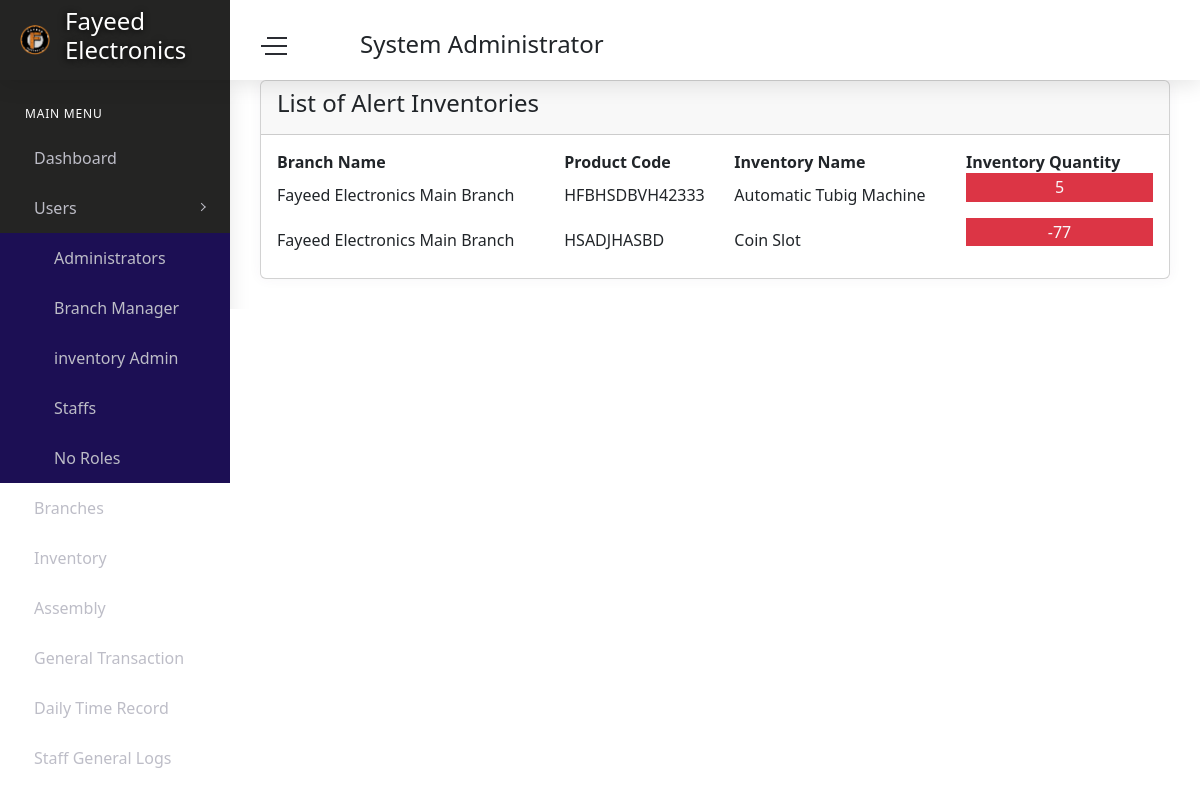
Page /admin/alertproduct.php (signed in) on the earlier database version.
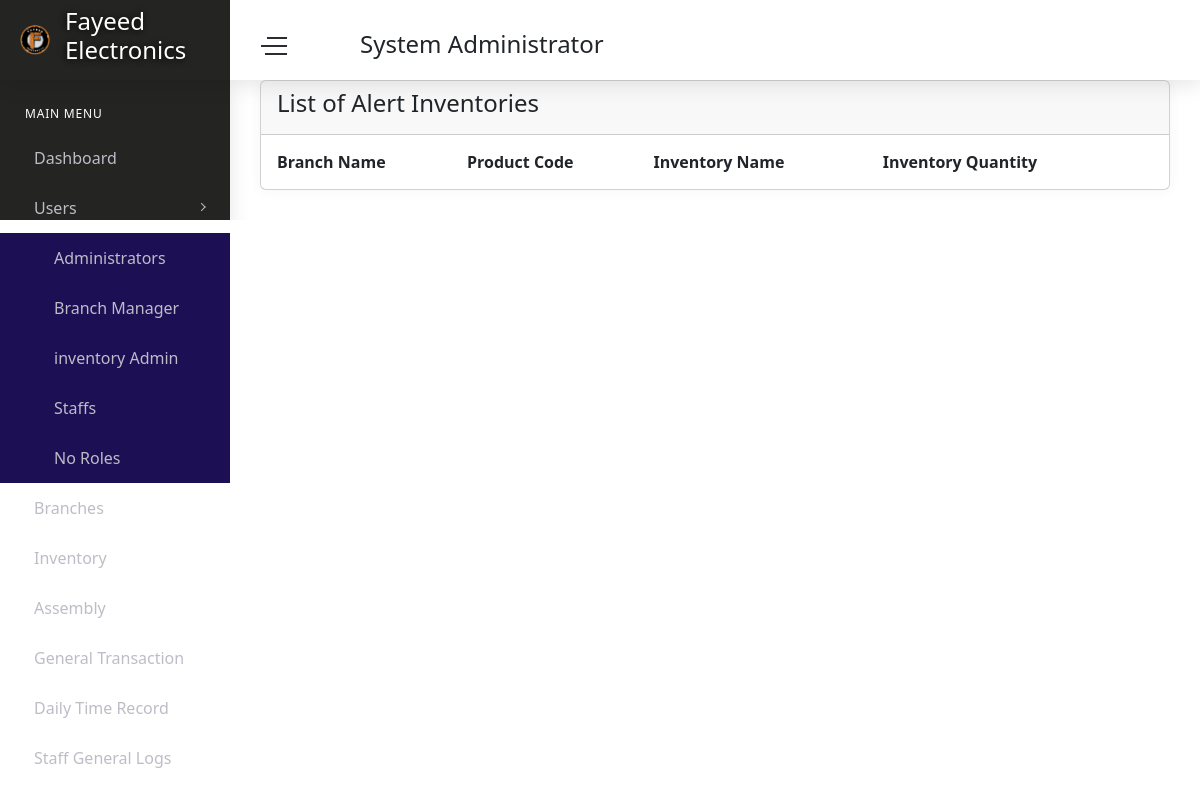
Same page on the later database version.
### tables this page shows
CREATE TABLE `inventory` (
  `inventoryId` int(11) NOT NULL,
  `usersID` int(11) NOT NULL,
  `branchID` int(11) NOT NULL,
  `inventory_picture` varchar(255) DEFAULT NULL,
  `inventoryName` varchar(50) NOT NULL,
  `inventoryDesc` varchar(100) NOT NULL,
  `inventoryQty` int(30) NOT NULL,
  `product_code` varchar(50) NOT NULL,
  `price` int(11) NOT NULL,
  `added_date` datetime NOT NULL DEFAULT current_timestamp(),
  `updated` datetime NOT NULL DEFAULT current_timestamp()
);

CREATE TABLE `branches` (
  `branchID` int(11) NOT NULL,
  `usersID` int(11) NOT NULL,
  `Branch_Name` varchar(100) NOT NULL,
  `Branch_Address` varchar(100) NOT NULL,
  `city` varchar(50) DEFAULT NULL,
  `Branch_Contact_number` varchar(20) NOT NULL,
  `DateCreated` varchar(50) NOT NULL,
  `branch_email` varchar(50) NOT NULL,
  `status` int(1) DEFAULT 2
);

### admin/alertproduct.php (the view, shortened to what this page needs)
<?php include 'head.php';
$alert_prod = mysqli_query($con,"SELECT branches.Branch_Name, inventory.product_code,inventory.inventoryName,inventory.inventoryQty from inventory join branches on branches.branchID = inventory.branchID WHERE inventory.inventoryQty < $cprocontrol");?>
<body>
    <div id="main-wrapper">
        <div class="nav-header">
            <a href="index.html" class="brand-logo">
                <img class="logo-abbr" src="../images/site/fayeed.png" alt="">
                <h4 class="brand-title"><?php echo $settings['System_Name']?></h4>
            </a>
            <div class="nav-control">
                <div class="hamburger">
                    <span class="line"></span><span class="line"></span><span class="line"></span>
                </div>
            </div>
        </div>
        <link href="../vendor/datatables/css/jquery.dataTables.min.css" rel="stylesheet">
        <?php include 'header.php'; include 'sidebar.php'?>
        <div class="content-body">
            <div class="container-fluid">
                <div class="row">
                    <div class="col-12">
                        <div class="card">
                            <div class="card-header">
                                <h4>List of Alert Inventories</h4>
                            </div>
                            <div class="card-body">
                                <div class="table-responsive">
                                    <table id="example" class="display" style="min-width: 100%">
                                        <thead>
                                            <tr>
                                                <th>Branch Name</th>
                                                <th>Product Code</th>
                                                <th>Inventory Name</th>
                                                <th>Inventory Quantity</th>
                                            </tr>
                                        </thead>
                                        <tbody>
                                            <?php while($inventorylist = mysqli_fetch_array($alert_prod)){ ?>
                                                <tr>
                                                <td><?php echo $inventorylist['Branch_Name'] ?></td>
                                                <td><?php echo $inventorylist['product_code'] ?></td>
                                                <td><?php echo $inventorylist['inventoryName'] ?></td>
                                                <td><p class="bg-danger text-light text-center"><?php echo $inventorylist['inventoryQty'] ?></td>
                                            </tr>
                                            <?php }?>
                                        </tbody>
                                    </table>
                                </div>
                            </div>
                        </div>
                    </div>
                </div>
            </div>
        </div>
    </div>
</body>
</html>

Differences in the rows shown:
no longer on this page (row edited): inventory: branches.Branch_Name "Fayeed Electronics Main Branch", product_code "HFBHSDBVH42333", inventoryName "Automatic Tubig Machine", inventoryQty "5"
no longer on this page (row edited): inventory: branches.Branch_Name "Fayeed Electronics Main Branch", product_code "HSADJHASBD", inventoryName "Coin Slot", inventoryQty "-77"
